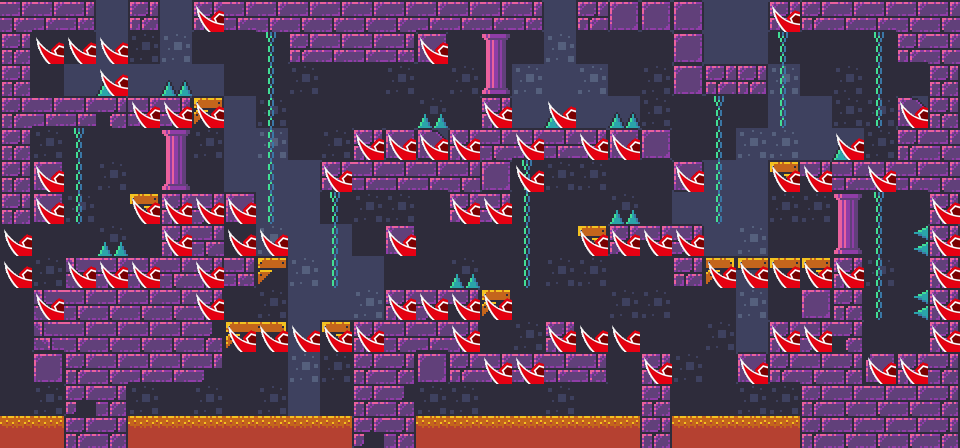

Tiled map render using the project's own tile images. Description and the whole map definition, tile-layer contents included, below:
An orthogonal 30x14 tile map with 32x32 px tiles, 2 tile layers (Calque de Tuiles 1, collisions), 2 tilesets.

<map version="1.10" tiledversion="1.10.0" orientation="orthogonal" renderorder="right-down" width="30" height="14" tilewidth="32" tileheight="32" infinite="0" nextlayerid="3" nextobjectid="1">
 <editorsettings>
  <export target="collisions.js" format="js" />
 </editorsettings>
 <tileset firstgid="1" source="LVL1.tsx" />
 <tileset firstgid="421" source="xingxinlogo2.tsx" />
 <layer id="1" name="Calque de Tuiles 1" width="30" height="14" parallaxx="1">
  <data encoding="csv">
1,2,3,4,5,6,7,8,9,10,11,12,13,14,15,16,17,18,19,20,21,22,23,24,25,26,27,28,29,30,
31,32,33,34,35,36,37,38,39,40,41,42,43,44,45,46,47,48,49,50,51,52,53,54,55,56,57,58,59,60,
61,62,63,64,65,66,67,68,69,70,71,72,73,74,75,76,77,78,79,80,81,82,83,84,85,86,87,88,89,90,
91,92,93,94,95,96,97,98,99,100,101,102,103,104,105,106,107,108,109,110,111,112,113,114,115,116,117,118,119,120,
121,122,123,155,155,126,127,98,129,130,131,132,133,134,135,136,137,138,139,140,141,142,143,144,145,146,147,148,149,150,
151,152,153,154,155,156,157,128,159,160,161,162,163,164,165,166,167,168,169,170,171,172,173,174,175,176,177,178,179,180,
181,182,183,184,185,186,187,158,189,190,191,192,193,194,195,196,197,198,199,200,201,202,203,204,205,206,207,208,209,210,
211,212,213,214,215,216,217,218,219,220,221,222,223,224,225,226,227,228,229,230,231,232,233,234,235,236,237,238,239,240,
241,242,243,244,245,246,247,248,249,250,251,252,253,254,255,256,257,258,259,260,261,262,263,264,265,266,267,268,269,270,
271,272,273,274,275,276,277,278,279,280,281,282,283,284,285,286,287,288,289,290,291,292,293,294,295,296,297,298,299,300,
301,302,303,304,305,306,307,308,309,310,311,312,313,314,315,316,317,318,319,320,321,322,323,324,325,326,327,328,329,330,
331,332,333,334,335,336,337,338,339,340,341,342,343,344,345,346,347,348,349,350,351,352,353,354,355,356,357,358,359,360,
361,362,363,364,365,366,367,368,369,370,371,372,373,374,375,376,377,378,379,380,381,382,383,384,385,386,387,388,389,390,
391,392,393,394,395,396,397,398,399,400,401,402,403,404,405,406,407,408,409,410,411,412,413,414,415,416,417,418,419,420
</data>
 </layer>
 <layer id="2" name="collisions" width="30" height="14">
  <data encoding="csv">
0,0,0,0,0,0,421,0,0,0,0,0,0,0,0,0,0,0,0,0,0,0,0,0,421,0,0,0,0,0,
0,421,421,421,0,0,0,0,0,0,0,0,0,421,0,0,0,0,0,0,0,0,0,0,0,0,0,0,0,0,
0,0,0,421,0,0,0,0,0,0,0,0,0,0,0,0,0,0,0,0,0,0,0,0,0,0,0,0,0,0,
0,0,0,0,421,421,421,0,0,0,0,0,0,0,0,421,0,421,0,0,0,0,0,0,0,0,0,0,421,0,
0,0,0,0,0,0,0,0,0,0,0,421,421,421,421,0,421,0,421,421,0,0,0,0,0,0,421,0,0,0,
0,421,0,0,0,0,0,0,0,0,421,0,0,0,0,0,421,0,0,0,0,421,0,0,421,421,0,421,0,0,
0,421,0,0,421,421,421,421,0,0,0,0,0,0,421,421,0,0,0,0,0,0,0,0,0,0,0,0,0,421,
421,0,0,0,0,421,0,421,421,0,0,0,421,0,0,0,0,0,421,421,421,421,0,0,0,0,0,0,0,421,
421,0,421,421,421,0,421,0,0,0,0,0,0,0,0,0,0,0,0,0,0,0,421,421,421,421,421,0,0,421,
0,421,0,0,0,0,421,0,0,0,0,0,421,421,421,421,0,0,0,0,0,0,0,0,0,0,0,0,0,421,
0,0,0,0,0,0,0,421,421,421,421,421,0,0,421,0,0,421,421,421,0,0,0,0,421,421,0,0,0,421,
0,0,0,0,0,0,0,0,0,0,0,0,0,0,0,421,421,0,0,0,421,0,0,421,0,0,0,421,421,0,
0,0,0,0,0,0,0,0,0,0,0,0,0,0,0,0,0,0,0,0,0,0,0,0,0,0,0,0,0,0,
0,0,0,0,0,0,0,0,0,0,0,0,0,0,0,0,0,0,0,0,0,0,0,0,0,0,0,0,0,0
</data>
 </layer>
</map>